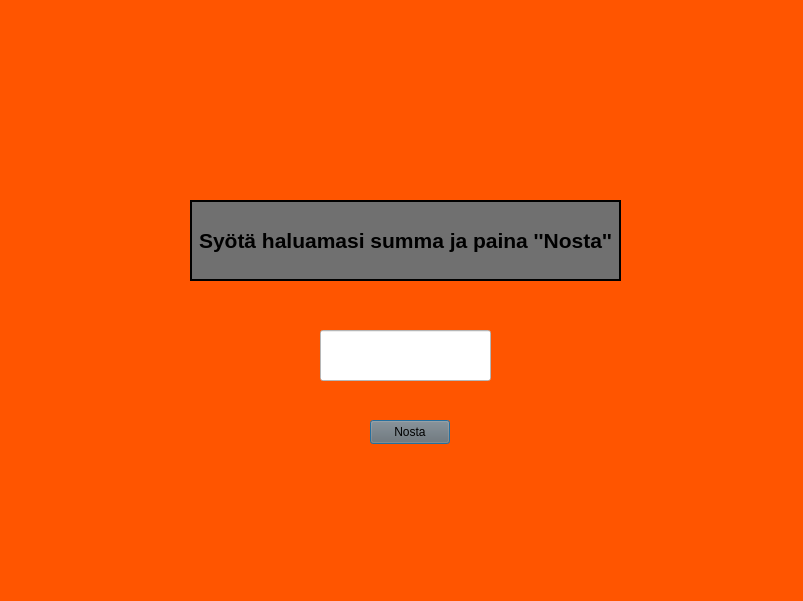
<?xml version="1.0" encoding="UTF-8"?>
<ui version="4.0">
 <class>ottoWindow</class>
 <widget class="QDialog" name="ottoWindow">
  <property name="geometry">
   <rect>
    <x>0</x>
    <y>0</y>
    <width>803</width>
    <height>601</height>
   </rect>
  </property>
  <property name="windowTitle">
   <string>Dialog</string>
  </property>
  <property name="styleSheet">
   <string notr="true">background-color: rgb(255, 85, 0);</string>
  </property>
  <widget class="QLabel" name="label">
   <property name="geometry">
    <rect>
     <x>190</x>
     <y>200</y>
     <width>431</width>
     <height>81</height>
    </rect>
   </property>
   <property name="font">
    <font>
     <family>Arial</family>
     <pointsize>16</pointsize>
     <bold>true</bold>
    </font>
   </property>
   <property name="styleSheet">
    <string notr="true">background-color: rgb(112, 112, 112);</string>
   </property>
   <property name="frameShape">
    <enum>QFrame::WinPanel</enum>
   </property>
   <property name="text">
    <string>Syötä haluamasi summa ja paina ''Nosta''</string>
   </property>
   <property name="alignment">
    <set>Qt::AlignCenter</set>
   </property>
  </widget>
  <widget class="QLineEdit" name="lineEdit">
   <property name="geometry">
    <rect>
     <x>320</x>
     <y>330</y>
     <width>171</width>
     <height>51</height>
    </rect>
   </property>
   <property name="styleSheet">
    <string notr="true">background-color: rgb(255, 255, 255);</string>
   </property>
  </widget>
  <widget class="QPushButton" name="pushButton">
   <property name="geometry">
    <rect>
     <x>370</x>
     <y>420</y>
     <width>80</width>
     <height>24</height>
    </rect>
   </property>
   <property name="styleSheet">
    <string notr="true">background-color: rgb(112, 112, 112);</string>
   </property>
   <property name="text">
    <string>Nosta</string>
   </property>
  </widget>
 </widget>
 <resources/>
 <connections/>
</ui>
